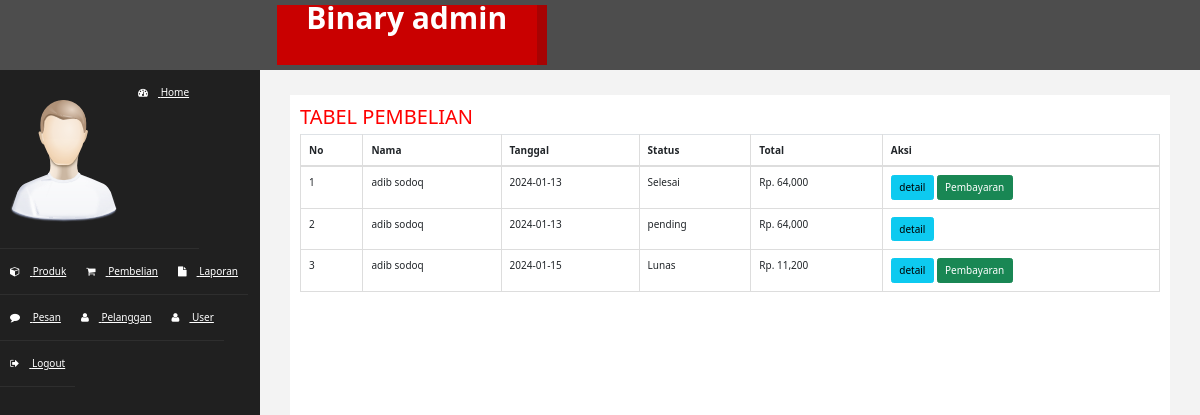
Screenshot of /Admin/index.php?halaman=pembelian with the database file from the repository.
### tables this page shows
CREATE TABLE `pembelian` (
  `id_pembelian` int(11) NOT NULL,
  `id_user` int(11) NOT NULL,
  `tanggal_pembelian` date NOT NULL,
  `deskripsi_pembelian` varchar(255) NOT NULL,
  `total_pembelian` int(11) NOT NULL,
  `status_pembelian` varchar(100) NOT NULL DEFAULT 'pending',
  `no_pengiriman` varchar(255) NOT NULL
);

CREATE TABLE `user2` (
  `id_user` int(11) NOT NULL,
  `nama` varchar(30) NOT NULL,
  `email` varchar(50) NOT NULL,
  `password` varchar(250) NOT NULL,
  `No_telp` int(13) NOT NULL,
  `Alamat` varchar(100) NOT NULL,
  `roleId` int(5) NOT NULL
);

### Admin/pembelian.php (the view, shortened to what this page needs)
<!doctype html>
<html lang="en">
  <head>
    <link href="https://cdn.jsdelivr.net/npm/bootstrap@5.1.3/dist/css/bootstrap.min.css" rel="stylesheet">
    <h2>TABEL PEMBELIAN</h2>
    <table class="table table-bordered">
        <thead>
            <tr>
                <th>No</th>
                <th>Nama</th>
                <th>Tanggal</th>
                <th>Status</th>
                <th>Total</th>
                <th>Aksi</th>
            </tr>
        </thead>
        <tbody>
            <?php $nomor=1; ?>
            <?php $sql=mysqli_query($conn,"SELECT * FROM pembelian JOIN user2 ON pembelian.id_user=user2.id_user");?>
            <?php while($data=mysqli_fetch_assoc($sql)) {?>
            <tr>
                <td><?php echo $nomor; ?></td>
                <td><?php echo $data['nama']; ?></td>
                <td><?php echo $data['tanggal_pembelian']; ?></td>
                <td><?php echo $data['status_pembelian']; ?></td>
                <td>Rp. <?php echo number_format($data['total_pembelian']); ?></td>
                <td>
                    <a href="index.php?halaman=detail&id=<?php echo $data['id_pembelian']; ?>" class="btn btn-info">detail</a>
                    <?php if ($data["status_pembelian"]!=="pending"):?>
                    <a href="index.php?halaman=pembayaran&id=<?php echo $data['id_pembelian']; ?>" class="btn btn-success">Pembayaran</a>
                    <?php endif ?>
                </td>
            </tr>
            <?php $nomor++; ?>
            <?php } ?>
        </tbody>
    </table>
  </body>
</html>

### Admin/index.php (shortened to what this page needs)
<?php
include 'koneksi.php';
?>
<!DOCTYPE html>
<html xmlns="http://www.w3.org/1999/xhtml">
<head>
    <link href="assets/css/bootstrap.css" rel="stylesheet" />
    <link href="assets/css/font-awesome.css" rel="stylesheet" />
    <link href="assets/js/morris/morris-0.4.3.min.css" rel="stylesheet" />
    <link href="assets/css/custom.css" rel="stylesheet" />
</head>
<body>
    <div id="wrapper">
        <nav class="navbar navbar-default navbar-cls-top " role="navigation" style="margin-bottom: 0">
            <div class="navbar-header">
                <a class="navbar-brand" href="index.html">Binary admin</a>
            </div>
  <div style="color: white;
padding: 15px 50px 5px 50px;
float: right;
font-size: 16px;">
        </nav>
                <nav class="navbar-default navbar-side" role="navigation">
            <div class="sidebar-collapse">
                <ul class="nav" id="main-menu">
				        <li class="text-center">
                    <img src="assets/img/find_user.png" class="user-image img-responsive"/>
					          </li>
                    <li><a  href="index.php"><i class="fa fa-dashboard "></i> Home</a></li>
                    <li><a  href="index.php?halaman=produk"><i class="fa fa-cube"></i> Produk</a></li>
                    <li><a  href="index.php?halaman=pembelian"><i class="fa fa-shopping-cart"></i> Pembelian</a></li>
                    <li><a  href="index.php?halaman=laporan_pembelian"><i class="fa fa-file"></i> Laporan</a></li>
                    <li><a  href="index.php?halaman=lihatpesan"><i class="fa fa-comment"></i> Pesan</a></li>
                    <li><a  href="index.php?halaman=pelanggan"><i class="fa fa-user"></i> Pelanggan</a></li>
                    <li><a  href="index.php?halaman=user"><i class="fa fa-user"></i> User</a></li>
                    <li><a  href="index.php?halaman=logout"><i class="fa fa-sign-out"></i> Logout</a></li>
                </ul>
            </div>
        </nav>
        <div id="page-wrapper" >
            <div id="page-inner">
               <?php
               if (isset($_GET['halaman']))
               {
                  if($_GET['halaman']== "produk"){
                      include 'produk.php';
                  }
                  elseif($_GET['halaman']=="pembelian"){
                      include 'pembelian.php';
                  }
                  elseif($_GET['halaman']=="pelanggan"){
                    include 'pelanggan.php';
                  }
                  elseif($_GET['halaman']=="detail"){
                    include 'detail.php';
                  }
                  elseif($_GET['halaman']=="tambahproduk"){
                    include 'tambahproduk.php';
                  }
                  elseif($_GET['halaman']=="hapusproduk"){
                    include 'hapusproduk.php';
                  }
                  elseif($_GET['halaman']=="ubahproduk"){
                    include 'ubahproduk.php';
                  }
                  elseif($_GET['halaman']=="logout"){
                    include '../auth/logout.php';
                  }
                  elseif($_GET['halaman']=="pembayaran"){
                    include 'pembayaran.php';
                  }
                  elseif($_GET['halaman']=="laporan_pembelian"){
                    include 'laporan_pembelian.php';
                  }
                  elseif($_GET['halaman']=="riwayat"){
                    include 'riwayat.php';
                  }
                  elseif($_GET['halaman']=="pesan"){
                    include 'pesan.php';
                  }
                  elseif($_GET['halaman']=="lihatpesan"){
                    include 'lihatpesan.php';
                  }
                  elseif($_GET['halaman']=="user"){
                    include 'user.php';
                  }
                  elseif($_GET['halaman']=="edituser"){
                    include 'edituser.php';
                  }
                  elseif($_GET['halaman']=="hapususer"){
                    include 'hapususer.php';
                  }
                  else{
                      include 'home.php';
                  }
               }
               else{
                   include 'home.php';
               }
               ?>
</body>
</html>

### Admin/assets/css/custom.css (style rules this page uses)
body { font-family: 'Open Sans', sans-serif; }
#wrapper { width: 100%; background:#202020; }
#page-wrapper { padding: 15px 15px; min-height: 600px; background:#F3F3F3; }
#page-inner { width:100%; margin:10px 20px 10px 0px; background-color:#fff!important; padding:10px; min-height:1200px; }
.text-center { text-align:center; }
h2 { color: #f00; }
.user-image { margin: 25px auto; -webkit-border-radius: 10px; -moz-border-radius: 10px; border-radius: 10px; max-height:170px; max-width:170px; }
.navbar-cls-top .navbar-brand { color: #fff; background: #C90000; width: 260px; text-align: center; height: 60px; font-size: 30px; font-weight: 700; }
.sidebar-collapse , .sidebar-collapse .nav { background:none; }
.sidebar-collapse .nav { padding:0; }
.sidebar-collapse .nav > li > a { color:#fff; background:#202020; text-shadow:none; }
.sidebar-collapse > .nav > li > a { padding:15px 10px; }
.sidebar-collapse > .nav > li { border-bottom: 1px solid rgba(107, 108, 109, 0.19); }
.navbar-side { border:none; background-color: #202020; }
.navbar-cls-top { background:#4D4D4D; border-bottom:none; }
.navbar-default { border:0px solid black; }
.navbar-header { background: #A70303; }
.nav > li > a > i { margin-right:10px; }
@media (min-width:768px) { #page-wrapper { margin: 0 0 0 260px; padding: 15px 30px; min-height: 1200px; } }
@media (min-width:768px) { .navbar-side { z-index: 1; position: absolute; width: 260px; } }
@media (min-width:768px) { .navbar { border-radius: 0px; } }

### rows the page displays
pembelian: id_user.nama "adib sodoq", tanggal_pembelian "2024-01-13", status_pembelian "Selesai", total_pembelian "64,000"
pembelian: id_user.nama "adib sodoq", tanggal_pembelian "2024-01-13", status_pembelian "pending", total_pembelian "64,000"
pembelian: id_user.nama "adib sodoq", tanggal_pembelian "2024-01-15", status_pembelian "Lunas", total_pembelian "11,200"
